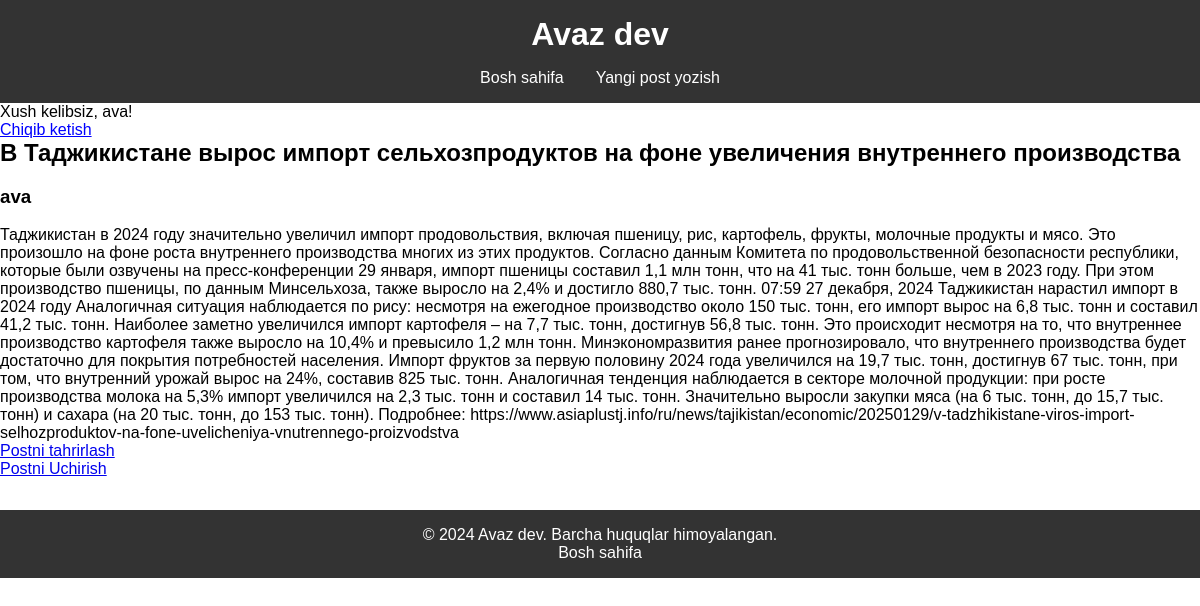
/post/2 (signed in), run on the app's committed database.
### blog/models.py (models this page shows, shortened)
class Post(models.Model):
    title = models.CharField(max_length=255)
    author = models.ForeignKey(
        'auth.User',
        on_delete=models.CASCADE,
    )
    body = models.TextField()

### blog/views.py (the view)
# urls.py: path('post/<int:pk>', BlogDetailView.as_view(), name='post_detal'),
class BlogDetailView(DetailView):
    model = Post
    template_name = 'post_detal.html'  # Fixed template name

### templates/post_detal.html
{% extends 'base.html' %}
{% block content %}
    <div class="post-entry">
        <h2>{{ post.title }}</h2>
        <h3>{{ post.author }}</h3>
        <p>{{ post.body }}</p>
    </div>
<p><a href="{% url 'post_edit' post.pk %}">Postni tahrirlash </a></p>
<p><a href="{% url 'post_delete' post.pk %}">Postni Uchirish </a></p>
{% endblock content %}

### templates/base.html (shortened to what this page needs)
{% load static %}
<!DOCTYPE html>
<html lang="en">
<head>
    <link rel="stylesheet" href="{% static 'css/base.css' %}">
</head>
<body>
    <header>
        <h1><a href="{% url 'home' %}">Avaz dev</a></h1>
        <nav>
            <ul>
                <li><a href="{% url 'home' %}">Bosh sahifa</a></li>
                {% if user.is_authenticated %}
                    <li><a href="{% url 'new_post' %}">Yangi post yozish</a></li>
                {% endif %}
            </ul>
        </nav>
    </header>
    {% if user.is_authenticated %}
        <p>Xush kelibsiz, {{ user.username }}!</p>
        <form action="{% url 'logout' %}" method="post">
            <button type="submit" class="logout-button">Chiqib ketish</button>
        </form>
    {% else %}
        <p>
            <a href="{% url 'login' %}">Saytga kirish</a> |
            <a href="{% url 'signup' %}">Ro'yxatdan o'tish</a>
        </p>
    {% endif %}
    <div>
        {% block content %}
        {% endblock content %}
    </div>
    <footer>
        <p>&copy; 2024 Avaz dev. Barcha huquqlar himoyalangan.</p>
        <p><a href="{% url 'home' %}">Bosh sahifa</a></p>
    </footer>
</body>
</html>

### static/css/base.css (style rules this page uses)
body, h1, h2, p, ul, li, a, button { margin: 0; padding: 0; font-family: Arial, sans-serif; }
header { background-color: #333; color: white; padding: 1rem; text-align: center; }
header h1 a { color: white; text-decoration: none; }
nav ul { list-style: none; display: flex; justify-content: center; margin-top: 1rem; }
nav ul li { margin: 0 1rem; }
nav ul li a { color: white; text-decoration: none; }
.logout-button { background: none; border: none; color: blue; text-decoration: underline; cursor: pointer; padding: 0; font-size: inherit; }
footer { background-color: #333; color: white; text-align: center; padding: 1rem; margin-top: 2rem; }
footer a { color: white; text-decoration: none; }

### data on the page
Post: title "В Таджикистане вырос импорт сельхозпродуктов на фоне увеличения внутреннего производства", author "ava", body "Таджикистан в 2024 году значительно увеличил импорт продовольствия, включая пшеницу, рис, картофель, фрукты, молочные продукты и мясо. Это произошло на фоне роста внутреннего производства многих из этих продуктов. Согласно данным Комитета по продовольственной безопасности республики, которые были озвучены на пресс-конференции 29 января, импорт пшеницы составил 1,1 млн тонн, что на 41 тыс. тонн больше, чем в 2023 году. При этом производство пшеницы, по данным Минсельхоза, также выросло на 2,4% и достигло 880,7 тыс. тонн. 07:59 27 декабря, 2024 Таджикистан нарастил импорт в 2024 году Аналогичная ситуация наблюдается по рису: несмотря на ежегодное производство около 150 тыс. тонн, его импорт…"

### other printed values
{{ user.username }} "ava"
